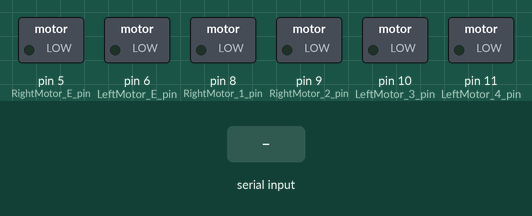
Simulated run of this sketch. Board: Arduino Uno, built with avr-gcc and run on an emulated ATmega328P. Shown: switched loads named in the sketch (green lamp = pin HIGH). Inputs (shaded band) come from the test bench. What the sketch prints to the serial monitor is not drawn.

Above: at 1.2 s.
1.3 s: "g" received over the second serial link
At 2.2 s:
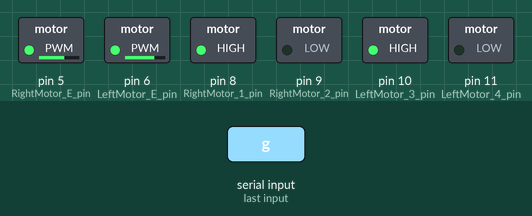
2.8 s: "b" received over the second serial link
At 3.3 s:
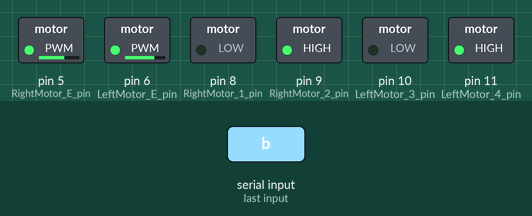
4.3 s: "3" received over the second serial link
At 5.5 s:
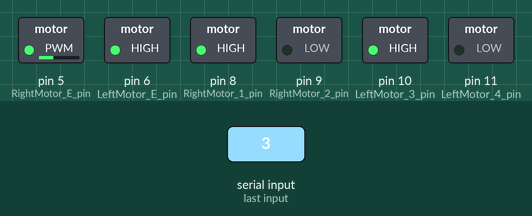
5.8 s: "l" received over the second serial link
At 6.8 s:
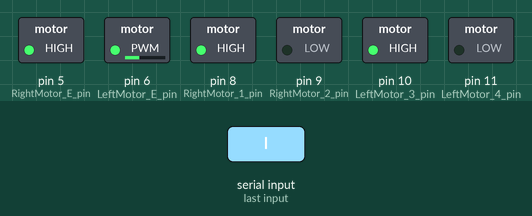
7.3 s: "s" received over the second serial link
At 7.9 s:
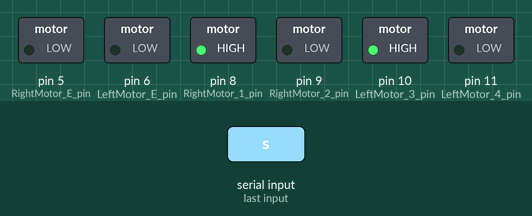
8.8 s: "1" received over the second serial link
At 9.1 s:
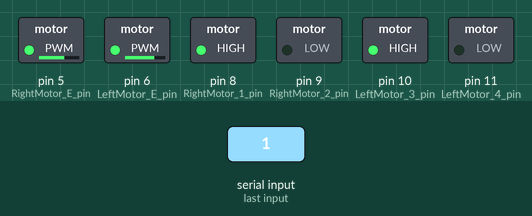
Timing chart, 0 to 11.3 s (numbered marks = the images above; inputs shaded):
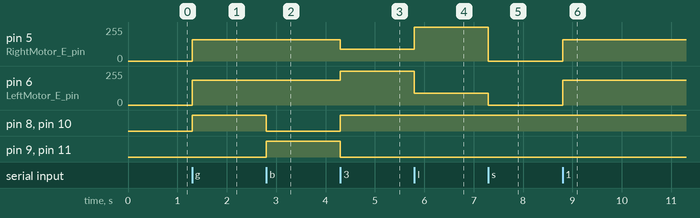

The sketch:

12_RC_CAR_Bluetooth_HM10.ino
```cpp
/* 12_RC_CAR_Bluetooth.ino (에듀이노 SmartCar 기본예제 8) 를 바탕으로
 * HM-10(BLE) + 스마트폰 웹 조종기 실습용으로 수정한 버전입니다.
 *
 * 웹 조종기(https://suguri123.github.io/RCcar_blu_jhg/)는 숫자 문자를 보냅니다.
 *   '1' 전진   '2' 후진   '3' 우회전   '4' 좌회전   '5' 정지 (버튼을 놓으면 자동 전송)
 *   '6' '7' 은 라인트레이싱용 명령이므로 이 코드에서는 무시합니다.
 *
 * 원본의 문자 명령도 그대로 동작합니다.
 *   'g' 전진   'b' 후진   'l' 좌회전   'r' 우회전   's' 정지   'q' 제자리 좌회전   'w' 제자리 우회전
 *
 * 배선 (센서 쉴드 V5.0)
 *   HM-10 VCC -> V3 (5V)      HM-10 GND -> G3
 *   HM-10 TXD -> S3 (D3, 아두이노 RX)
 *   HM-10 RXD -> S4 (D4, 아두이노 TX)
 */

#include <SoftwareSerial.h>                            // 가상 시리얼 통신을 위한 라이브러리 선언

#define BT_RXD 3                                       // 아두이노 3번핀 = RX (모듈 TXD 연결)
#define BT_TXD 4                                       // 아두이노 4번핀 = TX (모듈 RXD 연결)

SoftwareSerial bluetooth(BT_RXD, BT_TXD);              // 블루투스 통신을 위한 설정

int RightMotor_E_pin = 5;                              // 오른쪽 모터의 Enable & PWM
int LeftMotor_E_pin = 6;                               // 왼쪽 모터의 Enable & PWM
int RightMotor_1_pin = 8;                              // 오른쪽 모터 제어선 IN1
int RightMotor_2_pin = 9;                              // 오른쪽 모터 제어선 IN2
int LeftMotor_3_pin = 10;                              // 왼쪽 모터 제어선 IN3
int LeftMotor_4_pin = 11;                              // 왼쪽 모터 제어선 IN4

int L_MotorSpeed = 185;                                // 왼쪽 모터 속도
int R_MotorSpeed = 160;                                // 오른쪽 모터 속도

int R_Motor = HIGH;                                    // 시작 방향은 전진으로 둡니다
int L_Motor = HIGH;
int mode = 3;                                          // 시작 모드 3 = 정지

void setup() {
  pinMode(RightMotor_E_pin, OUTPUT);                   // 출력모드로 설정
  pinMode(RightMotor_1_pin, OUTPUT);
  pinMode(RightMotor_2_pin, OUTPUT);
  pinMode(LeftMotor_3_pin, OUTPUT);
  pinMode(LeftMotor_4_pin, OUTPUT);
  pinMode(LeftMotor_E_pin, OUTPUT);

  Serial.begin(9600);
  bluetooth.begin(9600);

  Serial.println("HM-10 RC Car Ready (1:Go 2:Back 3:Right 4:Left 5:Stop)");
}

void loop() {
  if (bluetooth.available()) {
    char Blue_Val = bluetooth.read();
    Serial.print(Blue_Val);                            // 수신 문자를 시리얼 모니터에 표시
    control_SmartCar(Blue_Val);

    if (mode == 0) {
      motor_role(R_Motor, L_Motor);
    }
    else if (mode == 1) {
      Right_role(R_Motor, L_Motor);
    }
    else if (mode == 2) {
      Left_role(R_Motor, L_Motor);
    }
    else if (mode == 4) {
      left_rotation(R_Motor, L_Motor);
    }
    else if (mode == 5) {
      right_rotation(R_Motor, L_Motor);
    }
    else {
      analogWrite(RightMotor_E_pin, 0);
      analogWrite(LeftMotor_E_pin, 0);
    }
  }
}

void control_SmartCar(char Blue_val) {
  if (Blue_val == 'g' || Blue_val == '1') {            // 전진
    R_Motor = HIGH; L_Motor = HIGH; mode = 0;
  }
  else if (Blue_val == 'b' || Blue_val == '2') {       // 후진
    R_Motor = LOW; L_Motor = LOW; mode = 0;
  }
  else if (Blue_val == '3') {                          // 웹 조종기 우회전 (전진 방향으로 회전)
    R_Motor = HIGH; L_Motor = HIGH; mode = 1;
  }
  else if (Blue_val == '4') {                          // 웹 조종기 좌회전 (전진 방향으로 회전)
    R_Motor = HIGH; L_Motor = HIGH; mode = 2;
  }
  else if (Blue_val == 'r') {                          // 원본 우회전 (직전 전진/후진 방향 유지)
    mode = 1;
  }
  else if (Blue_val == 'l') {                          // 원본 좌회전 (직전 전진/후진 방향 유지)
    mode = 2;
  }
  else if (Blue_val == 's' || Blue_val == '5') {       // 정지
    R_Motor = HIGH; L_Motor = HIGH; mode = 3;
  }
  else if (Blue_val == 'q') {                          // 제자리 좌회전
    mode = 4;
  }
  else if (Blue_val == 'w') {                          // 제자리 우회전
    mode = 5;
  }
  else {                                               // '6', '7', 줄바꿈 등은 무시
  }
}

void motor_role(int R_motor, int L_motor) {
  digitalWrite(RightMotor_1_pin, R_motor);
  digitalWrite(RightMotor_2_pin, !R_motor);
  digitalWrite(LeftMotor_3_pin, L_motor);
  digitalWrite(LeftMotor_4_pin, !L_motor);

  analogWrite(RightMotor_E_pin, R_MotorSpeed);         // 우측 모터 속도값
  analogWrite(LeftMotor_E_pin, L_MotorSpeed);          // 좌측 모터 속도값
}

void Right_role(int R_motor, int L_motor) {
  digitalWrite(RightMotor_1_pin, R_motor);
  digitalWrite(RightMotor_2_pin, !R_motor);
  digitalWrite(LeftMotor_3_pin, L_motor);
  digitalWrite(LeftMotor_4_pin, !L_motor);

  analogWrite(RightMotor_E_pin, max(R_MotorSpeed * 0.4, 90));   // 우측 모터 속도값
  analogWrite(LeftMotor_E_pin, 255);                             // 좌측 모터 속도값
}

void Left_role(int R_motor, int L_motor) {
  digitalWrite(RightMotor_1_pin, R_motor);
  digitalWrite(RightMotor_2_pin, !R_motor);
  digitalWrite(LeftMotor_3_pin, L_motor);
  digitalWrite(LeftMotor_4_pin, !L_motor);

  analogWrite(RightMotor_E_pin, 255);                            // 우측 모터 속도값
  analogWrite(LeftMotor_E_pin, max(L_MotorSpeed * 0.4, 90));    // 좌측 모터 속도값
}

void left_rotation(int R_motor, int L_motor) {
  digitalWrite(RightMotor_1_pin, HIGH);
  digitalWrite(RightMotor_2_pin, LOW);
  digitalWrite(LeftMotor_3_pin, LOW);
  digitalWrite(LeftMotor_4_pin, HIGH);

  analogWrite(RightMotor_E_pin, R_MotorSpeed);         // 우측 모터 속도값
  analogWrite(LeftMotor_E_pin, L_MotorSpeed);          // 좌측 모터 속도값
}

void right_rotation(int R_motor, int L_motor) {
  digitalWrite(RightMotor_1_pin, LOW);
  digitalWrite(RightMotor_2_pin, HIGH);
  digitalWrite(LeftMotor_3_pin, HIGH);
  digitalWrite(LeftMotor_4_pin, LOW);

  analogWrite(RightMotor_E_pin, R_MotorSpeed);         // 우측 모터 속도값
  analogWrite(LeftMotor_E_pin, L_MotorSpeed);          // 좌측 모터 속도값
}
```

Measured:
- after the input at 1.3 s, pin 5 (RightMotor_E_pin): 0/255 → 160/255 at once; pin 6 (LeftMotor_E_pin): 0/255 → 185/255 at once; pin 8 (RightMotor_1_pin), pin 10 (LeftMotor_3_pin): LOW → HIGH at once
- after the input at 2.8 s, pin 8 (RightMotor_1_pin), pin 10 (LeftMotor_3_pin): HIGH → LOW at once; pin 9 (RightMotor_2_pin), pin 11 (LeftMotor_4_pin): LOW → HIGH at once
- after the input at 4.3 s, pin 5 (RightMotor_E_pin): 160/255 → 90/255 at once; pin 6 (LeftMotor_E_pin): 185/255 → 255/255 at once; pin 8 (RightMotor_1_pin), pin 10 (LeftMotor_3_pin): LOW → HIGH at once; pin 9 (RightMotor_2_pin), pin 11 (LeftMotor_4_pin): HIGH → LOW at once
- after the input at 5.8 s, pin 5 (RightMotor_E_pin): 90/255 → 255/255 at once; pin 6 (LeftMotor_E_pin): 255/255 → 90/255 at once
- after the input at 7.3 s, pin 5 (RightMotor_E_pin): 255/255 → 0/255 at once; pin 6 (LeftMotor_E_pin): 90/255 → 0/255 at once
- after the input at 8.8 s, pin 5 (RightMotor_E_pin): 0/255 → 160/255 at once; pin 6 (LeftMotor_E_pin): 0/255 → 185/255 at once
